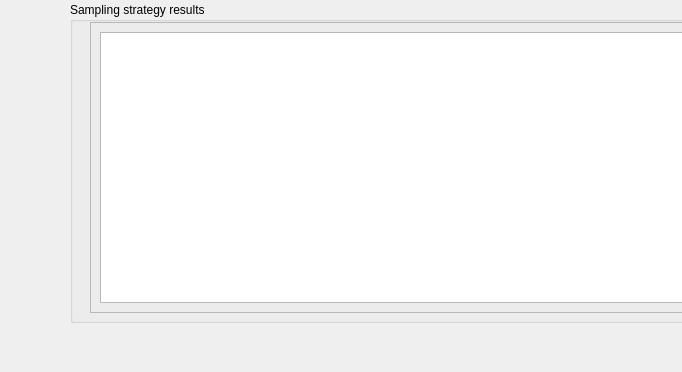
      <widget class="QWidget" name="page_4">
       <property name="geometry">
        <rect>
         <x>0</x>
         <y>0</y>
         <width>682</width>
         <height>372</height>
        </rect>
       </property>
       <attribute name="label">
        <string>Step 3 - Review scenario run</string>
       </attribute>
       <widget class="QGroupBox" name="groupBox_33">
        <property name="geometry">
         <rect>
          <x>70</x>
          <y>2</y>
          <width>681</width>
          <height>321</height>
         </rect>
        </property>
        <property name="title">
         <string>Sampling strategy results</string>
        </property>
        <widget class="QFrame" name="frame_3">
         <property name="geometry">
          <rect>
           <x>20</x>
           <y>20</y>
           <width>641</width>
           <height>291</height>
          </rect>
         </property>
         <property name="frameShape">
          <enum>QFrame::StyledPanel</enum>
         </property>
         <property name="frameShadow">
          <enum>QFrame::Sunken</enum>
         </property>
         <widget class="QTextBrowser" name="textBrowser_4">
          <property name="geometry">
           <rect>
            <x>10</x>
            <y>10</y>
            <width>621</width>
            <height>271</height>
           </rect>
          </property>
          <property name="html">
           <string>&lt;!DOCTYPE HTML PUBLIC &quot;-//W3C//DTD HTML 4.0//EN&quot; &quot;http://www.w3.org/TR/REC-html40/strict.dtd&quot;&gt;
&lt;html&gt;&lt;head&gt;&lt;meta name=&quot;qrichtext&quot; content=&quot;1&quot; /&gt;&lt;style type=&quot;text/css&quot;&gt;
p, li { white-space: pre-wrap; }
&lt;/style&gt;&lt;/head&gt;&lt;body style=&quot; font-family:'MS Shell Dlg 2'; font-size:8.25pt; font-weight:400; font-style:normal;&quot;&gt;
&lt;p style=&quot; margin-top:0px; margin-bottom:0px; margin-left:0px; margin-right:0px; -qt-block-indent:0; text-indent:0px;&quot;&gt;&lt;img src=&quot;:/test/AGENE_DEM.png&quot; /&gt;&lt;/p&gt;&lt;/body&gt;&lt;/html&gt;</string>
          </property>
         </widget>
        </widget>
       </widget>
      </widget>
